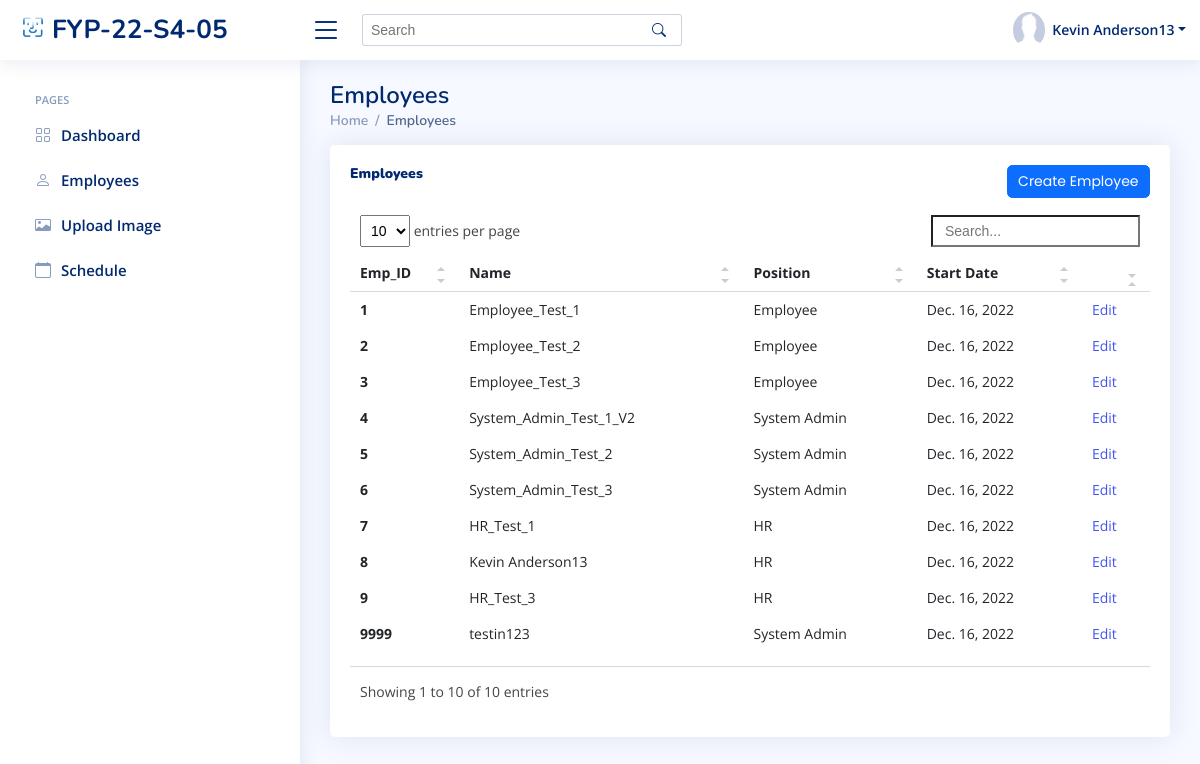
The page /sys_admin/view_employees/ (signed in) on the database its author committed.
### index/models.py (models this page shows, shortened)
class Employee(models.Model):
	Employee_ID = models.IntegerField(primary_key=True)
	Full_Name = models.CharField(max_length=100)
	Job_Title = models.CharField(max_length=100)
	Phone_Number = models.CharField(max_length=100)
	Email_Address = models.EmailField()
	Role = models.ForeignKey(Role, on_delete=models.CASCADE)
	Profile_Image = models.ImageField(default='profile_pics/default.jpg', upload_to='profile_pics')
	Password = models.CharField(max_length=256)
	Start_Date = models.DateField(auto_now_add=True)

class Role(models.Model):
	Role_ID = models.IntegerField(primary_key=True)
	Role_Name = models.CharField(max_length=100)

### index/views/sys_admin.py (the view)
# urls.py: path('sys_admin/view_employees/', sys_admin.sys_admin_view_employees, name='sys_admin_view_employees'),
def sys_admin_view_employees(request):
	currentEmployee = Employee.objects.get(Employee_ID=request.session['Employee_ID'])
	allEmployees = Employee.objects.all()
	context={
		'Employee_ID' : currentEmployee.Employee_ID,
		'Full_Name' : currentEmployee.Full_Name,
		'Role' : currentEmployee.Role.Role_Name,
		'PFP' : currentEmployee.Profile_Image.url,
		'Employees' : allEmployees,
	}
	return render(request, 'sys_admin/sys_admin_view_employees.html', context)

### templates/sys_admin/sys_admin_view_employees.html (shortened to what this page needs)
{% extends "index/base.html" %}
{% load static %}
{% block content %}
{% include 'sys_admin/sys_admin_base.html' %}
  <main id="main" class="main">
    <div class="pagetitle">
      <h1>Employees</h1>
      <nav>
        <ol class="breadcrumb">
          <li class="breadcrumb-item"><a href="{% url 'sys_admin_home' %}">Home</a></li>
          <li class="breadcrumb-item active">Employees</li>
        </ol>
      </nav>
    </div>
    <section class="section">
      <div class="row">
        <div class="col-lg-12">
          <div class="card recent-sales overflow-auto">
            <div class="card-body">
              <div class="col-lg-12 align-items-center justify-content-center card-title">
                <h5 class="float-start"><b>Employees</b></h5>
                <a href="{% url 'sys_admin_create_user' %}" class="btn btn-primary float-end">Create Employee</a>
                <br>
              </div>
              <table class="table table-borderless datatable">
                <thead>
                  <tr>
                    <th scope="col">Emp_ID</th>
                    <th scope="col">Name</th>
                    <th scope="col">Position</th>
                    <th scope="col">Start Date</th>
                    <th scope="col"></th>
                  </tr>
                </thead>
                <tbody>
                  {% for employee in Employees %}
                    <tr>
                      <th scope="row">{{ employee.Employee_ID }}</th>
                      <td>{{ employee.Full_Name }}</td>
                      <td>{{ employee.Role.Role_Name }}</td>
                      <td>{{ employee.Start_Date }}</td>
                      <td><a href="edit/{{ employee.Employee_ID }}">Edit</a></td>
                    </tr>
                  {% endfor %}
                </tbody>
              </table>
            </div>
          </div>
        </div>
      </div>
    </section>
  </main>
{% endblock content %}

### templates/sys_admin/sys_admin_base.html (shortened to what this page needs)
{% load static %}
  <header id="header" class="header fixed-top d-flex align-items-center">
    <div class="d-flex align-items-center justify-content-between">
      <a href="{% url 'sys_admin_home' %}" class="logo d-flex align-items-center">
        <img src="{% static 'assets/img/logo.png' %}" alt="">
        <span class="d-none d-lg-block">FYP-22-S4-05</span>
      </a>
      <i class="bi bi-list toggle-sidebar-btn"></i>
    </div>
    <div class="search-bar">
      <form class="search-form d-flex align-items-center" method="POST" action="#">
        <input type="text" name="query" placeholder="Search" title="Enter search keyword">
        <button type="submit" title="Search"><i class="bi bi-search"></i></button>
      </form>
    </div>
    <nav class="header-nav ms-auto">
      <ul class="d-flex align-items-center">
        <li class="nav-item dropdown pe-3">
          <a class="nav-link nav-profile d-flex align-items-center pe-0" href="#" data-bs-toggle="dropdown">
            <img src="{{ PFP }}" alt="Profile" class="rounded-circle">
            <span class="d-none d-md-block dropdown-toggle ps-2">{{ Full_Name }}</span>
          </a>
        </li>
      </ul>
    </nav>
  </header>
  <aside id="sidebar" class="sidebar">
    <ul class="sidebar-nav" id="sidebar-nav">
      <li class="nav-heading">Pages</li>
      <li class="nav-item">
        <a class="nav-link collapsed" href="{% url 'sys_admin_home' %}">
          <i class="bi bi-grid"></i>
          <span>Dashboard</span>
        </a>
      </li>
      <li class="nav-item">
        <a class="nav-link collapsed" href="{% url 'sys_admin_view_employees' %}">
          <i class="bi bi-person"></i>
          <span>Employees</span>
        </a>
      </li>
      <li class="nav-item">
        <a class="nav-link collapsed" href="{% url 'sys_admin_upload_img' %}">
          <i class="bi bi-card-image"></i>
          <span>Upload Image</span>
        </a>
      </li>
      <li class="nav-item">
        <a class="nav-link collapsed" href="{% url 'sys_admin_schedule' %}">
          <i class="bi bi-calendar"></i>
          <span>Schedule</span>
        </a>
      </li>
  </aside>

### static/assets/css/style.css (style rules this page uses)
:root { scroll-behavior: smooth; }
body { font-family: "Open Sans", sans-serif; background: #f6f9ff; color: #444444; }
a { color: #4154f1; text-decoration: none; }
h1, h2, h3, h4, h5, h6 { font-family: "Nunito", sans-serif; }
#main { margin-top: 60px; padding: 20px 30px; transition: all 0.3s; }
.pagetitle { margin-bottom: 10px; }
.pagetitle h1 { font-size: 24px; margin-bottom: 0; font-weight: 600; color: #012970; }
.card { margin-bottom: 30px; border: none; border-radius: 5px; box-shadow: 0px 0 30px rgba(1, 41, 112, 0.1); }
.card-title { padding: 20px 0 15px 0; font-size: 18px; font-weight: 500; color: #012970; font-family: "Poppins", sans-serif; }
.card-body { padding: 0 20px 20px 20px; }
.breadcrumb { font-size: 14px; font-family: "Nunito", sans-serif; color: #899bbd; font-weight: 600; }
.breadcrumb a { color: #899bbd; transition: 0.3s; }
.breadcrumb .breadcrumb-item::before { color: #899bbd; }
.breadcrumb .active { color: #51678f; font-weight: 600; }
.logo { line-height: 1; }
@media (min-width: 1200px) { .logo { width: 280px; } }
.logo img { max-height: 26px; margin-right: 6px; }
.logo span { font-size: 26px; font-weight: 700; color: #012970; font-family: "Nunito", sans-serif; }
.header { transition: all 0.5s; z-index: 997; height: 60px; box-shadow: 0px 2px 20px rgba(1, 41, 112, 0.1); background-color: #fff; padding-left: 20px; }
.header .toggle-sidebar-btn { font-size: 32px; padding-left: 10px; cursor: pointer; color: #012970; }
.header .search-bar { min-width: 360px; padding: 0 20px; }
.header .search-form { width: 100%; }
.header .search-form input { border: 0; font-size: 14px; color: #012970; border: 1px solid rgba(1, 41, 112, 0.2); padding: 7px 38px 7px 8px; border-radius: 3px; transition: 0.3s; width: 100%; }
.header .search-form button { border: 0; padding: 0; margin-left: -30px; background: none; }
.header .search-form button i { color: #012970; }
.header-nav ul { list-style: none; }
.header-nav>ul { margin: 0; padding: 0; }
.header-nav .nav-profile { color: #012970; }
.header-nav .nav-profile img { max-height: 36px; }
.header-nav .nav-profile span { font-size: 14px; font-weight: 600; }
.sidebar { position: fixed; top: 60px; left: 0; bottom: 0; width: 300px; z-index: 996; transition: all 0.3s; padding: 20px; overflow-y: auto; scrollbar-width: thin; scrollbar-color: #aab7cf transparent; box-shadow: 0px 0px 20px rgba(1, 41, 112, 0.1); background-color: #fff; }
@media (min-width: 1200px) { #main, #footer { margin-left: 300px; } }
.sidebar-nav { padding: 0; margin: 0; list-style: none; }
.sidebar-nav li { padding: 0; margin: 0; list-style: none; }
.sidebar-nav .nav-item { margin-bottom: 5px; }
.sidebar-nav .nav-heading { font-size: 11px; text-transform: uppercase; color: #899bbd; font-weight: 600; margin: 10px 0 5px 15px; }
.sidebar-nav .nav-link { display: flex; align-items: center; font-size: 15px; font-weight: 600; color: #4154f1; transition: 0.3; background: #f6f9ff; padding: 10px 15px; border-radius: 4px; }
.sidebar-nav .nav-link i { font-size: 16px; margin-right: 10px; color: #4154f1; }
.sidebar-nav .nav-link.collapsed { color: #012970; background: #fff; }
.sidebar-nav .nav-link.collapsed i { color: #899bbd; }

### rows shown on the page
Employee: Full_Name "Kevin Anderson13", Employee_ID "8", Role.Role_Name "HR", Start_Date "Dec. 16, 2022"
Employee: Employee_ID "1", Full_Name "Employee_Test_1", Role.Role_Name "Employee", Start_Date "Dec. 16, 2022"
Employee: Employee_ID "2", Full_Name "Employee_Test_2", Role.Role_Name "Employee", Start_Date "Dec. 16, 2022"
Employee: Employee_ID "3", Full_Name "Employee_Test_3", Role.Role_Name "Employee", Start_Date "Dec. 16, 2022"
Employee: Employee_ID "4", Full_Name "System_Admin_Test_1_V2", Role.Role_Name "System Admin", Start_Date "Dec. 16, 2022"
Employee: Employee_ID "5", Full_Name "System_Admin_Test_2", Role.Role_Name "System Admin", Start_Date "Dec. 16, 2022"
Employee: Employee_ID "6", Full_Name "System_Admin_Test_3", Role.Role_Name "System Admin", Start_Date "Dec. 16, 2022"
Employee: Employee_ID "7", Full_Name "HR_Test_1", Role.Role_Name "HR", Start_Date "Dec. 16, 2022"
Employee: Employee_ID "9", Full_Name "HR_Test_3", Role.Role_Name "HR", Start_Date "Dec. 16, 2022"
Employee: Employee_ID "9999", Full_Name "testin123", Role.Role_Name "System Admin", Start_Date "Dec. 16, 2022"
